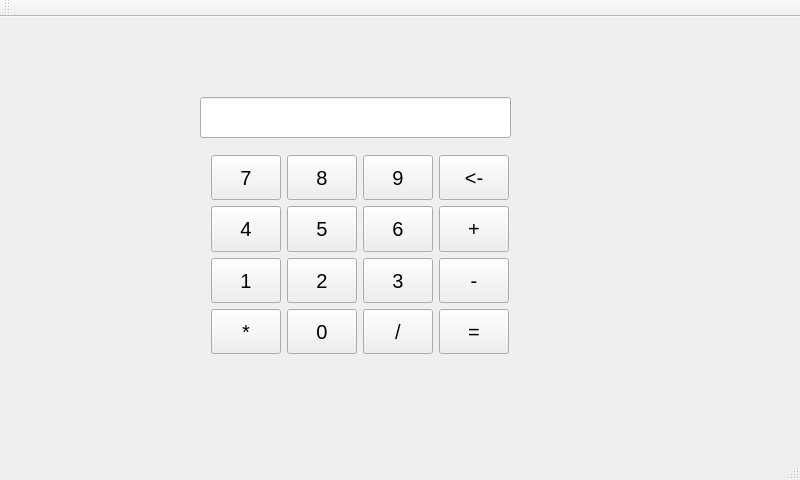
<?xml version="1.0" encoding="UTF-8"?>
<ui version="4.0">
 <class>MainWindow</class>
 <widget class="QMainWindow" name="MainWindow">
  <property name="geometry">
   <rect>
    <x>0</x>
    <y>0</y>
    <width>800</width>
    <height>480</height>
   </rect>
  </property>
  <property name="windowTitle">
   <string>MainWindow</string>
  </property>
  <widget class="QWidget" name="centralWidget">
   <widget class="QLineEdit" name="lineEdit">
    <property name="geometry">
     <rect>
      <x>200</x>
      <y>80</y>
      <width>311</width>
      <height>41</height>
     </rect>
    </property>
    <property name="sizePolicy">
     <sizepolicy hsizetype="MinimumExpanding" vsizetype="Fixed">
      <horstretch>0</horstretch>
      <verstretch>0</verstretch>
     </sizepolicy>
    </property>
    <property name="layoutDirection">
     <enum>Qt::LeftToRight</enum>
    </property>
    <property name="alignment">
     <set>Qt::AlignRight|Qt::AlignTrailing|Qt::AlignVCenter</set>
    </property>
   </widget>
   <widget class="QWidget" name="">
    <property name="geometry">
     <rect>
      <x>200</x>
      <y>127</y>
      <width>320</width>
      <height>221</height>
     </rect>
    </property>
    <layout class="QGridLayout" name="gridLayout">
     <item row="0" column="0">
      <widget class="QPushButton" name="pushButton_11">
       <property name="sizePolicy">
        <sizepolicy hsizetype="Minimum" vsizetype="MinimumExpanding">
         <horstretch>0</horstretch>
         <verstretch>0</verstretch>
        </sizepolicy>
       </property>
       <property name="font">
        <font>
         <pointsize>15</pointsize>
        </font>
       </property>
       <property name="text">
        <string>7</string>
       </property>
      </widget>
     </item>
     <item row="0" column="1">
      <widget class="QPushButton" name="pushButton_14">
       <property name="sizePolicy">
        <sizepolicy hsizetype="Minimum" vsizetype="MinimumExpanding">
         <horstretch>0</horstretch>
         <verstretch>0</verstretch>
        </sizepolicy>
       </property>
       <property name="font">
        <font>
         <pointsize>15</pointsize>
        </font>
       </property>
       <property name="text">
        <string>8</string>
       </property>
      </widget>
     </item>
     <item row="0" column="2">
      <widget class="QPushButton" name="pushButton_17">
       <property name="sizePolicy">
        <sizepolicy hsizetype="Minimum" vsizetype="MinimumExpanding">
         <horstretch>0</horstretch>
         <verstretch>0</verstretch>
        </sizepolicy>
       </property>
       <property name="font">
        <font>
         <pointsize>15</pointsize>
        </font>
       </property>
       <property name="text">
        <string>9</string>
       </property>
      </widget>
     </item>
     <item row="0" column="3">
      <widget class="QPushButton" name="pushButton_bankspace">
       <property name="sizePolicy">
        <sizepolicy hsizetype="Minimum" vsizetype="MinimumExpanding">
         <horstretch>0</horstretch>
         <verstretch>0</verstretch>
        </sizepolicy>
       </property>
       <property name="font">
        <font>
         <pointsize>15</pointsize>
        </font>
       </property>
       <property name="text">
        <string>&lt;-</string>
       </property>
      </widget>
     </item>
     <item row="1" column="0">
      <widget class="QPushButton" name="pushButton_5">
       <property name="sizePolicy">
        <sizepolicy hsizetype="Minimum" vsizetype="MinimumExpanding">
         <horstretch>0</horstretch>
         <verstretch>0</verstretch>
        </sizepolicy>
       </property>
       <property name="font">
        <font>
         <pointsize>15</pointsize>
        </font>
       </property>
       <property name="text">
        <string>4</string>
       </property>
      </widget>
     </item>
     <item row="1" column="1">
      <widget class="QPushButton" name="pushButton_6">
       <property name="sizePolicy">
        <sizepolicy hsizetype="Minimum" vsizetype="MinimumExpanding">
         <horstretch>0</horstretch>
         <verstretch>0</verstretch>
        </sizepolicy>
       </property>
       <property name="font">
        <font>
         <pointsize>15</pointsize>
        </font>
       </property>
       <property name="text">
        <string>5</string>
       </property>
      </widget>
     </item>
     <item row="1" column="2">
      <widget class="QPushButton" name="pushButton_7">
       <property name="sizePolicy">
        <sizepolicy hsizetype="Minimum" vsizetype="MinimumExpanding">
         <horstretch>0</horstretch>
         <verstretch>0</verstretch>
        </sizepolicy>
       </property>
       <property name="font">
        <font>
         <pointsize>15</pointsize>
        </font>
       </property>
       <property name="text">
        <string>6</string>
       </property>
      </widget>
     </item>
     <item row="1" column="3">
      <widget class="QPushButton" name="pushButton_add">
       <property name="sizePolicy">
        <sizepolicy hsizetype="Minimum" vsizetype="MinimumExpanding">
         <horstretch>0</horstretch>
         <verstretch>0</verstretch>
        </sizepolicy>
       </property>
       <property name="font">
        <font>
         <pointsize>15</pointsize>
        </font>
       </property>
       <property name="text">
        <string>+</string>
       </property>
      </widget>
     </item>
     <item row="2" column="0">
      <widget class="QPushButton" name="pushButton_1">
       <property name="sizePolicy">
        <sizepolicy hsizetype="Minimum" vsizetype="MinimumExpanding">
         <horstretch>0</horstretch>
         <verstretch>0</verstretch>
        </sizepolicy>
       </property>
       <property name="font">
        <font>
         <pointsize>15</pointsize>
        </font>
       </property>
       <property name="text">
        <string>1</string>
       </property>
      </widget>
     </item>
     <item row="2" column="1">
      <widget class="QPushButton" name="pushButton_9">
       <property name="sizePolicy">
        <sizepolicy hsizetype="Minimum" vsizetype="MinimumExpanding">
         <horstretch>0</horstretch>
         <verstretch>0</verstretch>
        </sizepolicy>
       </property>
       <property name="font">
        <font>
         <pointsize>15</pointsize>
        </font>
       </property>
       <property name="text">
        <string>2</string>
       </property>
      </widget>
     </item>
     <item row="2" column="2">
      <widget class="QPushButton" name="pushButton_10">
       <property name="sizePolicy">
        <sizepolicy hsizetype="Minimum" vsizetype="MinimumExpanding">
         <horstretch>0</horstretch>
         <verstretch>0</verstretch>
        </sizepolicy>
       </property>
       <property name="font">
        <font>
         <pointsize>15</pointsize>
        </font>
       </property>
       <property name="text">
        <string>3</string>
       </property>
      </widget>
     </item>
     <item row="2" column="3">
      <widget class="QPushButton" name="pushButton_subtrac">
       <property name="sizePolicy">
        <sizepolicy hsizetype="Minimum" vsizetype="MinimumExpanding">
         <horstretch>0</horstretch>
         <verstretch>0</verstretch>
        </sizepolicy>
       </property>
       <property name="font">
        <font>
         <pointsize>15</pointsize>
        </font>
       </property>
       <property name="text">
        <string>-</string>
       </property>
      </widget>
     </item>
     <item row="3" column="0">
      <widget class="QPushButton" name="pushButton_multip">
       <property name="sizePolicy">
        <sizepolicy hsizetype="Minimum" vsizetype="MinimumExpanding">
         <horstretch>0</horstretch>
         <verstretch>0</verstretch>
        </sizepolicy>
       </property>
       <property name="font">
        <font>
         <pointsize>15</pointsize>
        </font>
       </property>
       <property name="text">
        <string>*</string>
       </property>
      </widget>
     </item>
     <item row="3" column="1">
      <widget class="QPushButton" name="pushButton_0">
       <property name="sizePolicy">
        <sizepolicy hsizetype="Minimum" vsizetype="MinimumExpanding">
         <horstretch>0</horstretch>
         <verstretch>0</verstretch>
        </sizepolicy>
       </property>
       <property name="font">
        <font>
         <pointsize>15</pointsize>
        </font>
       </property>
       <property name="text">
        <string>0</string>
       </property>
      </widget>
     </item>
     <item row="3" column="2">
      <widget class="QPushButton" name="pushButton_division">
       <property name="sizePolicy">
        <sizepolicy hsizetype="Minimum" vsizetype="MinimumExpanding">
         <horstretch>0</horstretch>
         <verstretch>0</verstretch>
        </sizepolicy>
       </property>
       <property name="font">
        <font>
         <pointsize>15</pointsize>
        </font>
       </property>
       <property name="text">
        <string>/</string>
       </property>
      </widget>
     </item>
     <item row="3" column="3">
      <widget class="QPushButton" name="pushButton_equal">
       <property name="sizePolicy">
        <sizepolicy hsizetype="Minimum" vsizetype="MinimumExpanding">
         <horstretch>0</horstretch>
         <verstretch>0</verstretch>
        </sizepolicy>
       </property>
       <property name="font">
        <font>
         <pointsize>15</pointsize>
        </font>
       </property>
       <property name="text">
        <string>=</string>
       </property>
      </widget>
     </item>
    </layout>
   </widget>
  </widget>
  <widget class="QMenuBar" name="menuBar">
   <property name="geometry">
    <rect>
     <x>0</x>
     <y>0</y>
     <width>800</width>
     <height>23</height>
    </rect>
   </property>
  </widget>
  <widget class="QToolBar" name="mainToolBar">
   <attribute name="toolBarArea">
    <enum>TopToolBarArea</enum>
   </attribute>
   <attribute name="toolBarBreak">
    <bool>false</bool>
   </attribute>
  </widget>
  <widget class="QStatusBar" name="statusBar"/>
 </widget>
 <layoutdefault spacing="6" margin="11"/>
 <resources/>
 <connections/>
</ui>
